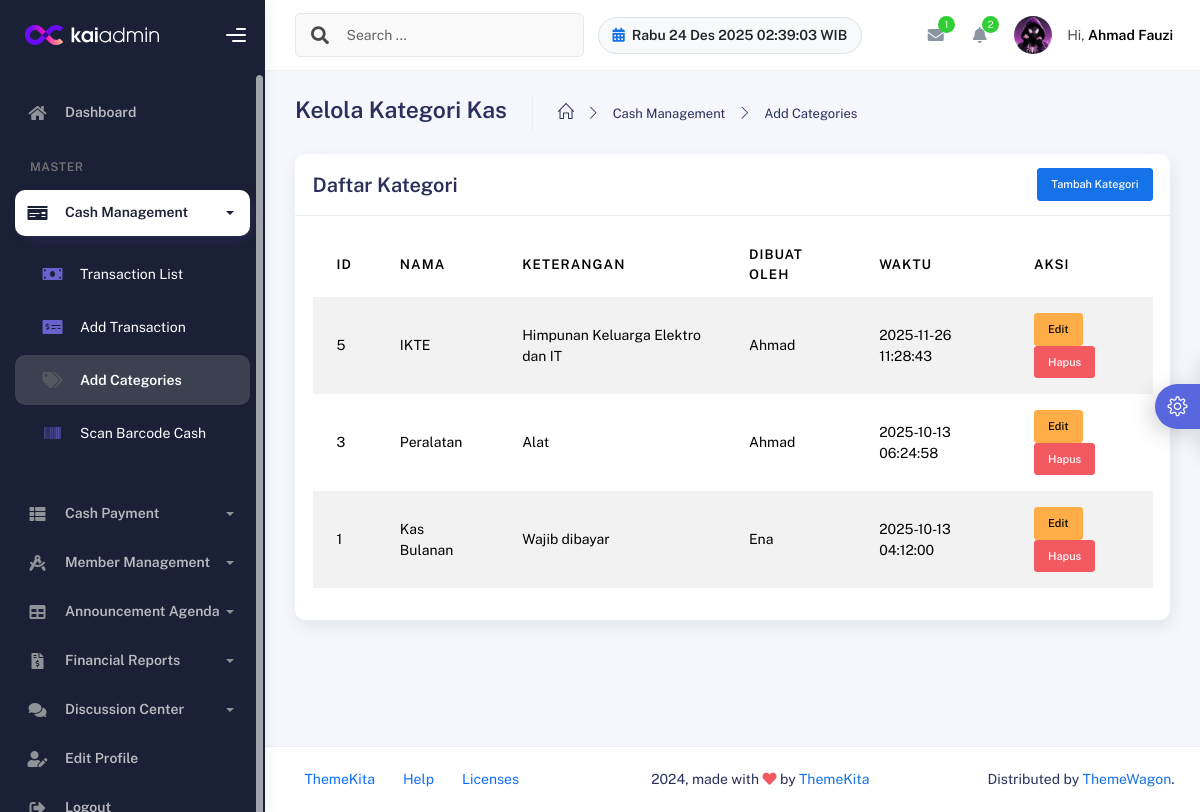
The page /operator/kelola_kas_kategori.php (signed in) on the database its author committed.
### tables this page shows
CREATE TABLE `kas_kategori` (
  `id_kategori` int NOT NULL,
  `nama` varchar(150) NOT NULL,
  `keterangan` text,
  `dibuat_oleh` int DEFAULT NULL,
  `created_at` timestamp NULL DEFAULT CURRENT_TIMESTAMP
);

### operator/kelola_kas_kategori.php (the view, shortened to what this page needs)
<?php
include '../config/database.php';
$kats = [];
$res = $conn->query('SELECT kk.id_kategori, kk.nama, kk.keterangan, kk.dibuat_oleh, kk.created_at, COALESCE(u.username, kk.dibuat_oleh) AS dibuat_oleh_display FROM kas_kategori kk LEFT JOIN user u ON kk.dibuat_oleh = u.id_user ORDER BY kk.created_at DESC');
while ($r = $res->fetch_assoc()) $kats[] = $r;
?>
<!DOCTYPE html>
<html lang="id">
<head>
    <link rel="stylesheet" href="../assets/css/bootstrap.min.css" />
    <link rel="stylesheet" href="../assets/css/plugins.min.css" />
    <link rel="stylesheet" href="../assets/css/kaiadmin.min.css" />
    <link rel="stylesheet" href="../assets/css/demo.css" />
</head>
<body>
    <div class="wrapper">
        <?php include 'layout_operator/sidebar.php'; ?>
        <div class="main-panel">
            <div class="main-header">
                <?php include 'layout_operator/navbar.php'; ?>
            </div>
            <div class="container">
                <div class="page-inner">
                    <div class="page-header">
                        <h3 class="fw-bold">Kelola Kategori Kas</h3>
                        <ul class="breadcrumbs">
                            <li class="nav-home"><a href="#"><i class="icon-home"></i></a></li>
                            <li class="separator"><i class="icon-arrow-right"></i></li>
                            <li class="nav-item"><a href="#">Cash Management</a></li>
                            <li class="separator"><i class="icon-arrow-right"></i></li>
                            <li class="nav-item"><a href="#">Add Categories</a></li>
                        </ul>
                    </div>
                    <div class="row">
                        <div class="col-md-12">
                            <div class="card">
                                <div class="card-header d-flex justify-content-between align-items-center">
                                    <h4 class="card-title mb-0">Daftar Kategori</h4>
                                    <button class="btn btn-primary btn-sm" data-bs-toggle="modal" data-bs-target="#modalAddKategori">Tambah Kategori</button>
                                </div>
                                <div class="card-body">
                                    <div class="table-responsive">
                                        <table class="table table-striped">
                                            <thead>
                                                <tr>
                                                    <th>ID</th>
                                                    <th>Nama</th>
                                                    <th>Keterangan</th>
                                                    <th>Dibuat Oleh</th>
                                                    <th>Waktu</th>
                                                    <th>Aksi</th>
                                                </tr>
                                            </thead>
                                            <tbody>
                                                <?php foreach ($kats as $k): ?>
                                                    <tr>
                                                        <td><?= $k['id_kategori'] ?></td>
                                                        <td><?= htmlspecialchars($k['nama']) ?></td>
                                                        <td><?= htmlspecialchars($k['keterangan']) ?></td>
                                                        <td><?= htmlspecialchars($k['dibuat_oleh_display'] ?? $k['dibuat_oleh'] ?? '') ?></td>
                                                        <td><?= htmlspecialchars($k['created_at']) ?></td>
                                                                                                                 <td>
                                                                                                                    <button class="btn btn-sm btn-warning btn-edit" data-id="<?= $k['id_kategori'] ?>" data-nama="<?= htmlspecialchars($k['nama'], ENT_QUOTES) ?>" data-ket="<?= htmlspecialchars($k['keterangan'], ENT_QUOTES) ?>" data-waktu="<?= htmlspecialchars($k['created_at'], ENT_QUOTES) ?>">Edit</button>
                                                                                                                    <button class="btn btn-sm btn-danger btn-delete-kategori" data-id="<?= $k['id_kategori'] ?>" data-nama="<?= htmlspecialchars($k['nama']) ?>">Hapus</button>
                                                                                                                </td>                                                    </tr>
                                                <?php endforeach; ?>
                                            </tbody>
                                        </table>
                                    </div>
                                </div>
                            </div>
                        </div>
                    </div>
                </div>
            </div>
            <?php include 'layout_operator/footer.php'; ?>
        </div>
    </div>
</body>
</html>

### rows shown on the page
kas_kategori: id_kategori "5", nama "IKTE", keterangan "Himpunan Keluarga Elektro dan IT", dibuat_oleh_display "Ahmad", created_at "2025-11-26 11:28:43"
kas_kategori: id_kategori "3", nama "Peralatan", keterangan "Alat", dibuat_oleh_display "Ahmad", created_at "2025-10-13 06:24:58"
kas_kategori: id_kategori "1", nama "Kas Bulanan", keterangan "Wajib dibayar", dibuat_oleh_display "Ena", created_at "2025-10-13 04:12:00"

### other values the page prints
$message_total "1"
$notif_count "2"
$_SESSION['nama_lengkap'] "Ahmad Fauzi"
